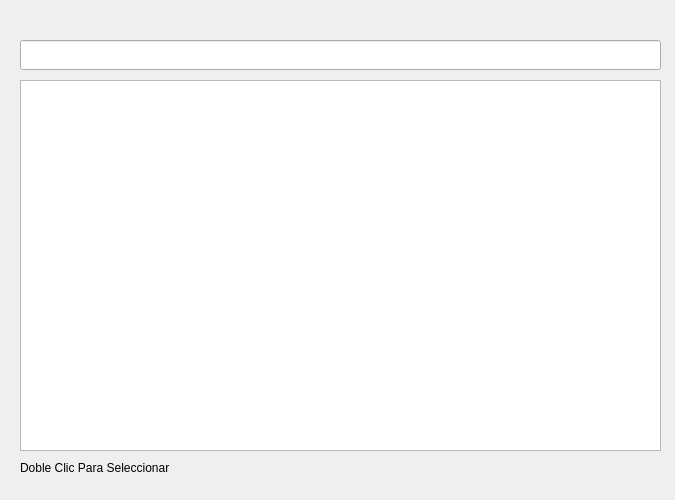
<?xml version="1.0" encoding="UTF-8"?>
<ui version="4.0">
 <class>Dialog</class>
 <widget class="QDialog" name="Dialog">
  <property name="geometry">
   <rect>
    <x>0</x>
    <y>0</y>
    <width>675</width>
    <height>500</height>
   </rect>
  </property>
  <property name="windowTitle">
   <string>Dialog</string>
  </property>
  <widget class="QLineEdit" name="txtNombreCliente">
   <property name="geometry">
    <rect>
     <x>20</x>
     <y>40</y>
     <width>641</width>
     <height>30</height>
    </rect>
   </property>
  </widget>
  <widget class="QTableView" name="tVenta">
   <property name="geometry">
    <rect>
     <x>20</x>
     <y>80</y>
     <width>641</width>
     <height>371</height>
    </rect>
   </property>
  </widget>
  <widget class="QLabel" name="label">
   <property name="geometry">
    <rect>
     <x>20</x>
     <y>460</y>
     <width>641</width>
     <height>16</height>
    </rect>
   </property>
   <property name="text">
    <string>Doble Clic Para Seleccionar</string>
   </property>
  </widget>
 </widget>
 <resources/>
 <connections/>
</ui>
